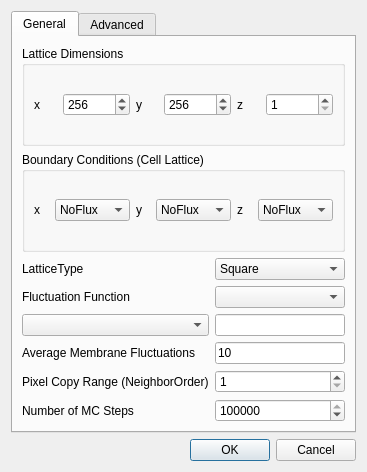
<?xml version="1.0" encoding="UTF-8"?>
<ui version="4.0">
 <class>PottsGUI</class>
 <widget class="QWidget" name="PottsGUI">
  <property name="geometry">
   <rect>
    <x>0</x>
    <y>0</y>
    <width>353</width>
    <height>406</height>
   </rect>
  </property>
  <property name="windowTitle">
   <string>Potts: Please define CPM configuration</string>
  </property>
  <layout class="QGridLayout" name="gridLayout">
   <item row="0" column="1">
    <layout class="QVBoxLayout" name="verticalLayout_19">
     <item>
      <widget class="QTabWidget" name="tabWidget">
       <property name="currentIndex">
        <number>0</number>
       </property>
       <widget class="QWidget" name="tab_general">
        <attribute name="title">
         <string>General</string>
        </attribute>
        <layout class="QGridLayout" name="gridLayout_2">
         <item row="0" column="0">
          <widget class="QGroupBox" name="groupBox_7">
           <property name="title">
            <string>Lattice Dimensions</string>
           </property>
           <layout class="QHBoxLayout" name="horizontalLayout_25">
            <item>
             <layout class="QHBoxLayout" name="horizontalLayout_24">
              <item>
               <widget class="QLabel" name="label_28">
                <property name="text">
                 <string>x</string>
                </property>
               </widget>
              </item>
              <item>
               <widget class="QSpinBox" name="xDimSB">
                <property name="minimum">
                 <number>1</number>
                </property>
                <property name="maximum">
                 <number>10000000</number>
                </property>
                <property name="value">
                 <number>256</number>
                </property>
               </widget>
              </item>
              <item>
               <widget class="QLabel" name="label_29">
                <property name="text">
                 <string>y</string>
                </property>
               </widget>
              </item>
              <item>
               <widget class="QSpinBox" name="yDimSB">
                <property name="minimum">
                 <number>1</number>
                </property>
                <property name="maximum">
                 <number>10000000</number>
                </property>
                <property name="value">
                 <number>256</number>
                </property>
               </widget>
              </item>
              <item>
               <widget class="QLabel" name="label_30">
                <property name="text">
                 <string>z</string>
                </property>
               </widget>
              </item>
              <item>
               <widget class="QSpinBox" name="zDimSB">
                <property name="minimum">
                 <number>1</number>
                </property>
                <property name="maximum">
                 <number>10000000</number>
                </property>
               </widget>
              </item>
             </layout>
            </item>
           </layout>
          </widget>
         </item>
         <item row="1" column="0">
          <widget class="QGroupBox" name="groupBox_3">
           <property name="title">
            <string>Boundary Conditions (Cell Lattice)</string>
           </property>
           <layout class="QVBoxLayout" name="verticalLayout_9">
            <item>
             <layout class="QHBoxLayout" name="horizontalLayout_11">
              <item>
               <widget class="QLabel" name="label_13">
                <property name="text">
                 <string>x</string>
                </property>
               </widget>
              </item>
              <item>
               <widget class="QComboBox" name="xbcCB">
                <item>
                 <property name="text">
                  <string>NoFlux</string>
                 </property>
                </item>
                <item>
                 <property name="text">
                  <string>Periodic</string>
                 </property>
                </item>
               </widget>
              </item>
              <item>
               <widget class="QLabel" name="label_14">
                <property name="text">
                 <string>y</string>
                </property>
               </widget>
              </item>
              <item>
               <widget class="QComboBox" name="ybcCB">
                <item>
                 <property name="text">
                  <string>NoFlux</string>
                 </property>
                </item>
                <item>
                 <property name="text">
                  <string>Periodic</string>
                 </property>
                </item>
               </widget>
              </item>
              <item>
               <widget class="QLabel" name="label_15">
                <property name="text">
                 <string>z</string>
                </property>
               </widget>
              </item>
              <item>
               <widget class="QComboBox" name="zbcCB">
                <item>
                 <property name="text">
                  <string>NoFlux</string>
                 </property>
                </item>
                <item>
                 <property name="text">
                  <string>Periodic</string>
                 </property>
                </item>
               </widget>
              </item>
             </layout>
            </item>
           </layout>
          </widget>
         </item>
         <item row="2" column="0">
          <layout class="QGridLayout" name="gridLayout_6">
           <item row="5" column="0">
            <widget class="QLabel" name="label_33">
             <property name="text">
              <string>Number of MC Steps</string>
             </property>
            </widget>
           </item>
           <item row="1" column="0">
            <widget class="QLabel" name="label">
             <property name="text">
              <string>Fluctuation Function</string>
             </property>
            </widget>
           </item>
           <item row="5" column="1">
            <widget class="QSpinBox" name="mcsSB">
             <property name="maximum">
              <number>1000000000</number>
             </property>
             <property name="value">
              <number>100000</number>
             </property>
            </widget>
           </item>
           <item row="0" column="0">
            <widget class="QLabel" name="label_44">
             <property name="text">
              <string>LatticeType</string>
             </property>
            </widget>
           </item>
           <item row="0" column="1">
            <widget class="QComboBox" name="latticeTypeCB">
             <item>
              <property name="text">
               <string>Square</string>
              </property>
             </item>
             <item>
              <property name="text">
               <string>Hexagonal</string>
              </property>
             </item>
            </widget>
           </item>
           <item row="4" column="0">
            <widget class="QLabel" name="label_32">
             <property name="text">
              <string>Pixel Copy Range (NeighborOrder)</string>
             </property>
            </widget>
           </item>
           <item row="1" column="1">
            <widget class="QComboBox" name="fluctuation_FcnCB"/>
           </item>
           <item row="3" column="0">
            <widget class="QLabel" name="label_31">
             <property name="text">
              <string>Average Membrane Fluctuations</string>
             </property>
            </widget>
           </item>
           <item row="3" column="1">
            <widget class="QLineEdit" name="membraneFluctuationsLE">
             <property name="toolTip">
              <string>Also known as so called temperature parameter in the acceptance probability expresion:  exp(-delta E/(k*T))</string>
             </property>
             <property name="text">
              <string>10</string>
             </property>
            </widget>
           </item>
           <item row="4" column="1">
            <widget class="QSpinBox" name="neighborOrderSB">
             <property name="minimum">
              <number>1</number>
             </property>
             <property name="maximum">
              <number>10</number>
             </property>
             <property name="value">
              <number>1</number>
             </property>
            </widget>
           </item>
           <item row="2" column="0">
            <widget class="QComboBox" name="cell_TypeCB"/>
           </item>
           <item row="2" column="1">
            <widget class="QLineEdit" name="type_ParamLE"/>
           </item>
          </layout>
         </item>
        </layout>
       </widget>
       <widget class="QWidget" name="tab_advanced">
        <attribute name="title">
         <string>Advanced</string>
        </attribute>
        <layout class="QGridLayout" name="gridLayout_3">
         <item row="0" column="0">
          <layout class="QVBoxLayout" name="verticalLayout">
           <item>
            <widget class="QGroupBox" name="groupBox">
             <property name="title">
              <string>Boltzmann Acceptance</string>
             </property>
             <layout class="QGridLayout" name="gridLayout_4">
              <item row="0" column="0">
               <layout class="QHBoxLayout" name="horizontalLayout">
                <item>
                 <widget class="QLabel" name="label_3">
                  <property name="text">
                   <string>Offset</string>
                  </property>
                 </widget>
                </item>
                <item>
                 <widget class="QDoubleSpinBox" name="offset_SB">
                  <property name="minimum">
                   <double>-99990000.000000000000000</double>
                  </property>
                  <property name="maximum">
                   <double>99990000.000000000000000</double>
                  </property>
                 </widget>
                </item>
                <item>
                 <widget class="QLabel" name="label_2">
                  <property name="text">
                   <string>Coefficient</string>
                  </property>
                 </widget>
                </item>
                <item>
                 <widget class="QDoubleSpinBox" name="coefficient_SB">
                  <property name="maximum">
                   <double>99990000.000000000000000</double>
                  </property>
                  <property name="value">
                   <double>1.000000000000000</double>
                  </property>
                 </widget>
                </item>
               </layout>
              </item>
             </layout>
            </widget>
           </item>
           <item>
            <widget class="QGroupBox" name="groupBox_2">
             <property name="title">
              <string>Simulation</string>
             </property>
             <layout class="QGridLayout" name="gridLayout_7">
              <item row="0" column="0">
               <layout class="QFormLayout" name="formLayout">
                <item row="0" column="0">
                 <widget class="QLabel" name="label_4">
                  <property name="text">
                   <string>Anneal Steps</string>
                  </property>
                 </widget>
                </item>
                <item row="0" column="1">
                 <widget class="QSpinBox" name="anneal_SB">
                  <property name="maximum">
                   <number>99999999</number>
                  </property>
                 </widget>
                </item>
                <item row="1" column="0">
                 <widget class="QLabel" name="label_5">
                  <property name="text">
                   <string>Flips per Site</string>
                  </property>
                 </widget>
                </item>
                <item row="1" column="1">
                 <widget class="QSpinBox" name="flip_to_dim_SB">
                  <property name="minimum">
                   <number>1</number>
                  </property>
                  <property name="maximum">
                   <number>99999999</number>
                  </property>
                 </widget>
                </item>
                <item row="2" column="1">
                 <widget class="QSpinBox" name="debug_SB">
                  <property name="minimum">
                   <number>1</number>
                  </property>
                  <property name="maximum">
                   <number>99999999</number>
                  </property>
                 </widget>
                </item>
                <item row="3" column="1">
                 <widget class="QSpinBox" name="random_seed_SB">
                  <property name="minimum">
                   <number>0</number>
                  </property>
                  <property name="maximum">
                   <number>99999999</number>
                  </property>
                  <property name="value">
                   <number>0</number>
                  </property>
                 </widget>
                </item>
                <item row="3" column="0">
                 <widget class="QCheckBox" name="random_seed_CB">
                  <property name="text">
                   <string>Random Seed</string>
                  </property>
                 </widget>
                </item>
                <item row="2" column="0">
                 <widget class="QCheckBox" name="debug_CB">
                  <property name="text">
                   <string>Debug Output Frequency</string>
                  </property>
                 </widget>
                </item>
               </layout>
              </item>
             </layout>
            </widget>
           </item>
           <item>
            <widget class="QGroupBox" name="groupBox_4">
             <property name="title">
              <string>Energy Function Calculator</string>
             </property>
             <layout class="QGridLayout" name="gridLayout_8">
              <item row="0" column="0">
               <layout class="QGridLayout" name="gridLayout_5" columnstretch="0,0,0,0,0,0,0,0" columnminimumwidth="0,0,0,0,0,0,0,0">
                <item row="1" column="0">
                 <widget class="QCheckBox" name="ef_results_CB">
                  <property name="text">
                   <string>Results</string>
                  </property>
                 </widget>
                </item>
                <item row="0" column="0">
                 <widget class="QCheckBox" name="ef_enable_CB">
                  <property name="text">
                   <string>Enable</string>
                  </property>
                 </widget>
                </item>
                <item row="1" column="1">
                 <layout class="QHBoxLayout" name="horizontalLayout_5">
                  <item>
                   <widget class="QCheckBox" name="ef_accepted_CB">
                    <property name="minimumSize">
                     <size>
                      <width>0</width>
                      <height>0</height>
                     </size>
                    </property>
                    <property name="text">
                     <string>Accepted</string>
                    </property>
                   </widget>
                  </item>
                  <item>
                   <widget class="QCheckBox" name="ef_rejected_CB">
                    <property name="minimumSize">
                     <size>
                      <width>0</width>
                      <height>0</height>
                     </size>
                    </property>
                    <property name="text">
                     <string>Rejected</string>
                    </property>
                   </widget>
                  </item>
                 </layout>
                </item>
                <item row="1" column="2">
                 <widget class="QCheckBox" name="ef_total_CB">
                  <property name="text">
                   <string>Total</string>
                  </property>
                 </widget>
                </item>
                <item row="0" column="1">
                 <widget class="QLabel" name="label_10">
                  <property name="text">
                   <string>Spin Flip Frequency</string>
                  </property>
                 </widget>
                </item>
                <item row="0" column="2">
                 <widget class="QSpinBox" name="ef_spin_freq_SB">
                  <property name="minimum">
                   <number>1</number>
                  </property>
                  <property name="maximum">
                   <number>99999999</number>
                  </property>
                 </widget>
                </item>
               </layout>
              </item>
              <item row="3" column="0">
               <layout class="QFormLayout" name="formLayout_2">
                <item row="0" column="0">
                 <widget class="QLabel" name="label_9">
                  <property name="text">
                   <string>File Name</string>
                  </property>
                 </widget>
                </item>
                <item row="0" column="1">
                 <widget class="QLineEdit" name="ef_file_name_LE">
                  <property name="text">
                   <string>statData.txt</string>
                  </property>
                 </widget>
                </item>
                <item row="1" column="0">
                 <widget class="QLabel" name="label_8">
                  <property name="text">
                   <string>Output Frequency</string>
                  </property>
                 </widget>
                </item>
                <item row="1" column="1">
                 <widget class="QSpinBox" name="ef_file_freq_SB">
                  <property name="minimum">
                   <number>1</number>
                  </property>
                  <property name="maximum">
                   <number>99999999</number>
                  </property>
                 </widget>
                </item>
               </layout>
              </item>
             </layout>
            </widget>
           </item>
          </layout>
         </item>
        </layout>
       </widget>
      </widget>
     </item>
     <item>
      <widget class="QDialogButtonBox" name="buttonBox">
       <property name="standardButtons">
        <set>QDialogButtonBox::Cancel|QDialogButtonBox::Ok</set>
       </property>
      </widget>
     </item>
    </layout>
   </item>
  </layout>
 </widget>
 <resources/>
 <connections/>
</ui>
